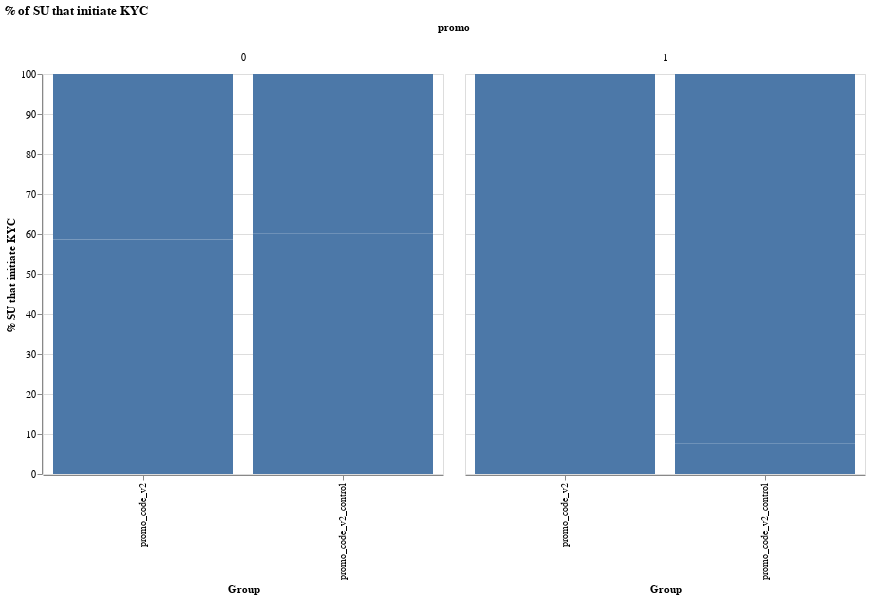

The notebook cell saved with this chart:
### Code cell
df = pd.read_csv("promo_code.csv")

df["kyci"] = 0
df.loc[df["kyc_first_initiated"].isna() == False, "kyci"] = 1

df = df.groupby(["se_property", "promo", "user_id"])["kyci"].agg("max").reset_index()
df = (
    df.groupby(["se_property", "promo", "kyci"])["user_id"].agg("nunique").reset_index()
)

df["perc"] = (
    100
    * df["user_id"]
    / df.groupby(["promo", "se_property"])["user_id"].transform("sum")
)

alt.Chart(df).mark_bar().encode(
    x=alt.X("se_property:N", axis=alt.Axis(title="Group")),
    y=alt.Y("perc:Q", axis=alt.Axis(title="% SU that initiate KYC")),
    column="promo:N",
).properties(title="% of SU that initiate KYC", width=400, height=400).display(
    renderer="svg"
)

### Figure 1 — Vega-Lite specification as saved in the notebook (floating-point values rounded to 4 significant figures)
{"config": {"view": {"continuousWidth": 400, "continuousHeight": 300}}, "data": {"name": "data-1ec06d87871f3286d84565bfd6f6e830"}, "mark": "bar", "encoding": {"column": {"type": "nominal", "field": "promo"}, "x": {"type": "nominal", "axis": {"title": "Group"}, "field": "se_property"}, "y": {"type": "quantitative", "axis": {"title": "% SU that initiate KYC"}, "field": "perc"}}, "height": 400, "title": "% of SU that initiate KYC", "width": 400, "$schema": "https://vega.github.io/schema/vega-lite/v4.0.2.json", "datasets": {"data-1ec06d87871f3286d84565bfd6f6e830": [{"se_property": "promo_code_v2", "promo": 0, "kyci": 0, "user_id": 5209, "perc": 58.63}, {"se_property": "promo_code_v2", "promo": 0, "kyci": 1, "user_id": 3676, "perc": 41.37}, {"se_property": "promo_code_v2", "promo": 1, "kyci": 0, "user_id": 694, "perc": 6.502}, {"se_property": "promo_code_v2", "promo": 1, "kyci": 1, "user_id": 9979, "perc": 93.5}, {"se_property": "promo_code_v2_control", "promo": 0, "kyci": 0, "user_id": 4988, "perc": 60.07}, {"se_property": "promo_code_v2_control", "promo": 0, "kyci": 1, "user_id": 3315, "perc": 39.93}, {"se_property": "promo_code_v2_control", "promo": 1, "kyci": 0, "user_id": 843, "perc": 7.715}, {"se_property": "promo_code_v2_control", "promo": 1, "kyci": 1, "user_id": 10084, "perc": 92.29}]}}
